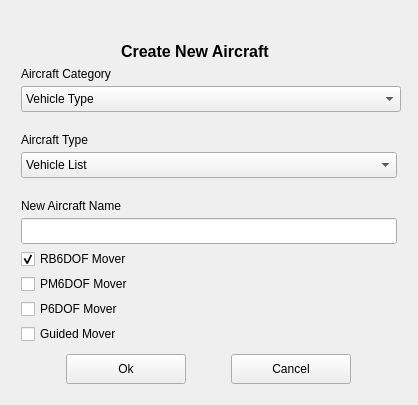
<?xml version="1.0" encoding="UTF-8"?>
<ui version="4.0">
 <class>CreateAircraftDialog</class>
 <widget class="QWidget" name="CreateAircraftDialog">
  <property name="geometry">
   <rect>
    <x>0</x>
    <y>0</y>
    <width>418</width>
    <height>405</height>
   </rect>
  </property>
  <property name="minimumSize">
   <size>
    <width>418</width>
    <height>405</height>
   </size>
  </property>
  <property name="maximumSize">
   <size>
    <width>418</width>
    <height>405</height>
   </size>
  </property>
  <property name="windowTitle">
   <string>Create Aircraft</string>
  </property>
  <layout class="QGridLayout" name="gridLayout_2">
   <item row="0" column="0">
    <layout class="QVBoxLayout" name="verticalLayout">
     <property name="spacing">
      <number>5</number>
     </property>
     <property name="leftMargin">
      <number>10</number>
     </property>
     <property name="topMargin">
      <number>0</number>
     </property>
     <property name="rightMargin">
      <number>10</number>
     </property>
     <property name="bottomMargin">
      <number>10</number>
     </property>
     <item>
      <layout class="QHBoxLayout" name="horizontalLayout_2">
       <property name="spacing">
        <number>10</number>
       </property>
       <property name="leftMargin">
        <number>10</number>
       </property>
       <property name="topMargin">
        <number>0</number>
       </property>
       <property name="rightMargin">
        <number>10</number>
       </property>
       <property name="bottomMargin">
        <number>0</number>
       </property>
       <item>
        <widget class="QLabel" name="mDialogGraphic">
         <property name="minimumSize">
          <size>
           <width>80</width>
           <height>80</height>
          </size>
         </property>
         <property name="maximumSize">
          <size>
           <width>80</width>
           <height>80</height>
          </size>
         </property>
         <property name="text">
          <string/>
         </property>
         <property name="pixmap">
          <pixmap resource="resources/icons.qrc">:/icons/Light/64x64/aircraft.png</pixmap>
         </property>
         <property name="scaledContents">
          <bool>true</bool>
         </property>
        </widget>
       </item>
       <item>
        <widget class="QLabel" name="label_2">
         <property name="minimumSize">
          <size>
           <width>0</width>
           <height>80</height>
          </size>
         </property>
         <property name="maximumSize">
          <size>
           <width>16777215</width>
           <height>80</height>
          </size>
         </property>
         <property name="font">
          <font>
           <pointsize>12</pointsize>
           <weight>75</weight>
           <bold>true</bold>
          </font>
         </property>
         <property name="text">
          <string>Create New Aircraft</string>
         </property>
        </widget>
       </item>
      </layout>
     </item>
     <item>
      <widget class="QLabel" name="VehicleCategoryLabel">
       <property name="minimumSize">
        <size>
         <width>0</width>
         <height>30</height>
        </size>
       </property>
       <property name="maximumSize">
        <size>
         <width>16777215</width>
         <height>30</height>
        </size>
       </property>
       <property name="text">
        <string>Aircraft Category</string>
       </property>
       <property name="alignment">
        <set>Qt::AlignBottom|Qt::AlignLeading|Qt::AlignLeft</set>
       </property>
      </widget>
     </item>
     <item>
      <widget class="QComboBox" name="mVehicleTypeComboBox">
       <property name="minimumSize">
        <size>
         <width>380</width>
         <height>26</height>
        </size>
       </property>
       <property name="maximumSize">
        <size>
         <width>380</width>
         <height>16777215</height>
        </size>
       </property>
       <item>
        <property name="text">
         <string>Vehicle Type</string>
        </property>
       </item>
      </widget>
     </item>
     <item>
      <widget class="QLabel" name="VehicleTypeLabel">
       <property name="minimumSize">
        <size>
         <width>0</width>
         <height>30</height>
        </size>
       </property>
       <property name="maximumSize">
        <size>
         <width>16777215</width>
         <height>30</height>
        </size>
       </property>
       <property name="text">
        <string>Aircraft Type</string>
       </property>
       <property name="alignment">
        <set>Qt::AlignBottom|Qt::AlignLeading|Qt::AlignLeft</set>
       </property>
      </widget>
     </item>
     <item>
      <widget class="QComboBox" name="mVehicleListComboBox">
       <property name="minimumSize">
        <size>
         <width>0</width>
         <height>26</height>
        </size>
       </property>
       <item>
        <property name="text">
         <string>Vehicle List</string>
        </property>
       </item>
      </widget>
     </item>
     <item>
      <widget class="QLabel" name="NewVehicleNameLabel">
       <property name="minimumSize">
        <size>
         <width>0</width>
         <height>30</height>
        </size>
       </property>
       <property name="maximumSize">
        <size>
         <width>16777215</width>
         <height>30</height>
        </size>
       </property>
       <property name="text">
        <string>New Aircraft Name</string>
       </property>
       <property name="alignment">
        <set>Qt::AlignBottom|Qt::AlignLeading|Qt::AlignLeft</set>
       </property>
      </widget>
     </item>
     <item>
      <widget class="QLineEdit" name="mInstanceNameLineEdit">
       <property name="minimumSize">
        <size>
         <width>0</width>
         <height>26</height>
        </size>
       </property>
       <property name="text">
        <string/>
       </property>
      </widget>
     </item>
     <item>
      <spacer name="verticalSpacer_2">
       <property name="orientation">
        <enum>Qt::Vertical</enum>
       </property>
       <property name="sizeHint" stdset="0">
        <size>
         <width>20</width>
         <height>40</height>
        </size>
       </property>
      </spacer>
     </item>
     <item>
      <widget class="QCheckBox" name="mRigidBodyMoverCheckBox">
       <property name="text">
        <string>RB6DOF Mover</string>
       </property>
       <property name="checked">
        <bool>true</bool>
       </property>
      </widget>
     </item>
     <item>
      <widget class="QCheckBox" name="mPointMassMoverCheckBox">
       <property name="text">
        <string>PM6DOF Mover</string>
       </property>
      </widget>
     </item>
     <item>
      <widget class="QCheckBox" name="mP6DofMoverCheckBox">
       <property name="text">
        <string>P6DOF Mover</string>
       </property>
       <property name="checked">
        <bool>false</bool>
       </property>
      </widget>
     </item>
     <item>
      <widget class="QCheckBox" name="mGuidedMoverCheckBox">
       <property name="text">
        <string>Guided Mover</string>
       </property>
      </widget>
     </item>
     <item>
      <spacer name="verticalSpacer">
       <property name="orientation">
        <enum>Qt::Vertical</enum>
       </property>
       <property name="sizeHint" stdset="0">
        <size>
         <width>20</width>
         <height>40</height>
        </size>
       </property>
      </spacer>
     </item>
     <item>
      <layout class="QHBoxLayout" name="horizontalLayout">
       <property name="spacing">
        <number>5</number>
       </property>
       <property name="leftMargin">
        <number>5</number>
       </property>
       <property name="topMargin">
        <number>5</number>
       </property>
       <property name="rightMargin">
        <number>5</number>
       </property>
       <property name="bottomMargin">
        <number>5</number>
       </property>
       <item>
        <widget class="QPushButton" name="mOkButton">
         <property name="minimumSize">
          <size>
           <width>0</width>
           <height>30</height>
          </size>
         </property>
         <property name="maximumSize">
          <size>
           <width>120</width>
           <height>16777215</height>
          </size>
         </property>
         <property name="text">
          <string>Ok</string>
         </property>
        </widget>
       </item>
       <item>
        <widget class="QPushButton" name="mCancelButton">
         <property name="minimumSize">
          <size>
           <width>0</width>
           <height>30</height>
          </size>
         </property>
         <property name="maximumSize">
          <size>
           <width>120</width>
           <height>16777215</height>
          </size>
         </property>
         <property name="text">
          <string>Cancel</string>
         </property>
        </widget>
       </item>
      </layout>
     </item>
    </layout>
   </item>
  </layout>
 </widget>
 <resources>
  <include location="resources/icons.qrc"/>
 </resources>
 <connections/>
</ui>
